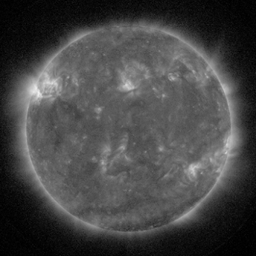
#> input picture data/org.png, 256 x 256 px, shrunk from 400 x 400 before the run
$ python generate_data.py
#> lines starting #> are read from the running program, lines starting #| are printed output that depends on the picture; after the words box and inside, x2 and y2 are one past the last pixel; in counts of white or black regions, pixels touching at a corner belong together
import os
import cv2
import numpy as np

image = cv2.imread(os.sep.join(["data", "org.png"]))
#> image is the input picture: shape (256, 256, 3); min 0, max 240, mean 68.9
clone = image.copy()
blurred = cv2.GaussianBlur(image, (5, 5), 0)
gray = cv2.cvtColor(blurred, cv2.COLOR_BGR2GRAY)
thresh, bins = cv2.threshold(gray, 0, 255, cv2.THRESH_BINARY + cv2.THRESH_OTSU)
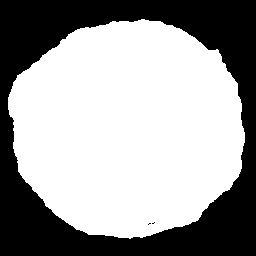
#> bins: shape (256, 256); 61.8% white; 3 black regions (2 under 20 px), largest, box (x1, y1, x2, y2) and area: (0, 0, 256, 256) 25027
#> thresh = 59
kernel = np.ones((5, 5), np.uint8)
bins = cv2.morphologyEx(bins, cv2.MORPH_CLOSE, kernel)
#> bins: shape (256, 256); 61.8% white; 1 black region, box (x1, y1, x2, y2) and area: (0, 0, 256, 256) 25016

b = 0
index = 1
SZ = 17
for i in range(int(255 / SZ)):
    g = 0
    for j in range(int(255 / SZ)):
        r = 0
        for d in range(int(255 / SZ)):
            color = [b, g, r]
            clone[bins==255] = color
            clone[bins!=255] = [0, 0, 0]
            if clone.sum() > 45000000:
                bg = np.full(image.shape, color, dtype=np.uint8)
                bg[bins!=255] = [0, 0, 0]
                image[bins!=255] = [0, 0, 0]
                maximum = np.max(image[bins==255], axis=0)
                deficit = np.full(image.shape, maximum, dtype=np.float32) - image.astype("float32")
                res = clone.astype("float32")-deficit
                res[res < 0] = 0
                res[res > 255] = 255
                res = res.astype("uint8")
                cv2.imwrite(os.sep.join(["data", "images", f"img_{index}.jpg"]), clone)
                cv2.imwrite(os.sep.join(["data", "labels", f"img_{index}.jpg"]), res)
                print(f"[INFO]: Created image {index}/813")
                index += 1
            r += SZ
        g += SZ
    b += SZ
#> after the loop, b = 255; index = 1
